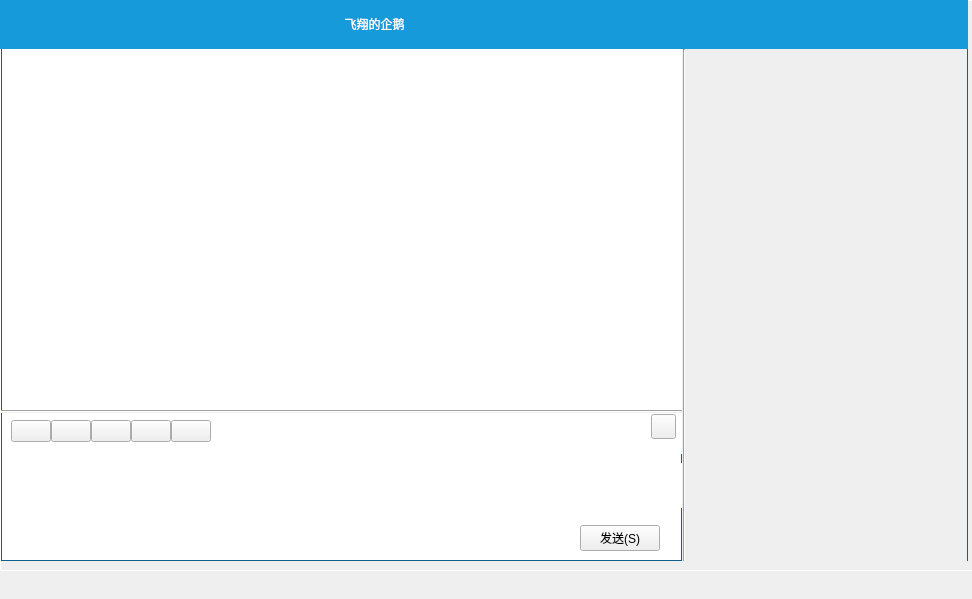
<?xml version="1.0" encoding="UTF-8"?>
<ui version="4.0">
 <class>ChatForm</class>
 <widget class="QWidget" name="ChatForm">
  <property name="geometry">
   <rect>
    <x>0</x>
    <y>0</y>
    <width>972</width>
    <height>599</height>
   </rect>
  </property>
  <property name="windowTitle">
   <string>Form</string>
  </property>
  <property name="styleSheet">
   <string notr="true">*{
	font: 9pt &quot;微软雅黑&quot;;
}

#w_Main{
	border:1px solid rgb(13,97,137);
	border-radius:2px;
	border-image: url(:/sys/back.png) 5;
	border-color: rgb(255, 255, 255);
}

#w_function{
	background-color: rgb(255, 255, 255);
	border-left:1px solid rgb(13,97,137);
}

#w_text{
	background-color: rgb(255, 255, 255);
	border:1px solid rgb(13,97,137);
}

#w_show{
	border-right:1px solid rgb(13,97,137);
}

#textEdit_show{
	border-left:1px solid rgb(13,97,137);
}

#w_top{
	background-color: rgb(22, 154, 218);
}


#w_top QPushButton{
	border:none;
	border-radius:2px;
}

#w_top QPushButton:hover{
	border:1px solid rgb(13,97,137);
}

#w_top QPushButton#pb_minimize{
	background-image: url(:/sys/mainform_minimize.png);
}

#w_top QPushButton#pb_shutdown{
	background-image: url(:/sys/mainform_shutdown.png);
}

#w_top QPushButton#pb_nickName{
	color:#fff;
	font: 11pt &quot;微软雅黑&quot;;
}

#w_qqshow{
	border-image: url(:/sys/Chat/chat_show.jpg);
	border-right:1px solid rgb(13,97,137);
}

#w_text QPushButton:hover{
	border:1px solid rgb(13,97,137);
}

QTextEdit{
	border:0px;
}




</string>
  </property>
  <widget class="QWidget" name="w_Main" native="true">
   <property name="geometry">
    <rect>
     <x>0</x>
     <y>0</y>
     <width>981</width>
     <height>571</height>
    </rect>
   </property>
   <widget class="QWidget" name="layoutWidget">
    <property name="geometry">
     <rect>
      <x>-3</x>
      <y>0</y>
      <width>971</width>
      <height>581</height>
     </rect>
    </property>
    <layout class="QVBoxLayout" name="verticalLayout_2">
     <property name="spacing">
      <number>0</number>
     </property>
     <property name="leftMargin">
      <number>2</number>
     </property>
     <property name="bottomMargin">
      <number>20</number>
     </property>
     <item>
      <widget class="QWidget" name="w_top" native="true">
       <property name="minimumSize">
        <size>
         <width>0</width>
         <height>41</height>
        </size>
       </property>
       <widget class="QPushButton" name="pb_minimize">
        <property name="geometry">
         <rect>
          <x>910</x>
          <y>10</y>
          <width>20</width>
          <height>20</height>
         </rect>
        </property>
        <property name="sizePolicy">
         <sizepolicy hsizetype="Fixed" vsizetype="Fixed">
          <horstretch>0</horstretch>
          <verstretch>0</verstretch>
         </sizepolicy>
        </property>
        <property name="text">
         <string/>
        </property>
       </widget>
       <widget class="QPushButton" name="pb_shutdown">
        <property name="geometry">
         <rect>
          <x>940</x>
          <y>10</y>
          <width>20</width>
          <height>20</height>
         </rect>
        </property>
        <property name="sizePolicy">
         <sizepolicy hsizetype="Fixed" vsizetype="Fixed">
          <horstretch>0</horstretch>
          <verstretch>0</verstretch>
         </sizepolicy>
        </property>
        <property name="text">
         <string/>
        </property>
       </widget>
       <widget class="QPushButton" name="pb_nickName">
        <property name="geometry">
         <rect>
          <x>290</x>
          <y>10</y>
          <width>171</width>
          <height>28</height>
         </rect>
        </property>
        <property name="text">
         <string>飞翔的企鹅</string>
        </property>
       </widget>
      </widget>
     </item>
     <item>
      <layout class="QHBoxLayout" name="horizontalLayout">
       <property name="spacing">
        <number>0</number>
       </property>
       <item>
        <layout class="QVBoxLayout" name="verticalLayout">
         <property name="spacing">
          <number>0</number>
         </property>
         <property name="leftMargin">
          <number>2</number>
         </property>
         <property name="rightMargin">
          <number>1</number>
         </property>
         <property name="bottomMargin">
          <number>0</number>
         </property>
         <item>
          <widget class="QWidget" name="w_record" native="true">
           <property name="minimumSize">
            <size>
             <width>681</width>
             <height>361</height>
            </size>
           </property>
           <widget class="QTextEdit" name="textEdit_show">
            <property name="geometry">
             <rect>
              <x>0</x>
              <y>0</y>
              <width>681</width>
              <height>361</height>
             </rect>
            </property>
           </widget>
          </widget>
         </item>
         <item>
          <widget class="Line" name="line">
           <property name="orientation">
            <enum>Qt::Horizontal</enum>
           </property>
          </widget>
         </item>
         <item>
          <widget class="QWidget" name="w_text" native="true">
           <property name="minimumSize">
            <size>
             <width>681</width>
             <height>148</height>
            </size>
           </property>
           <widget class="QWidget" name="w_function" native="true">
            <property name="geometry">
             <rect>
              <x>0</x>
              <y>0</y>
              <width>681</width>
              <height>41</height>
             </rect>
            </property>
            <property name="minimumSize">
             <size>
              <width>0</width>
              <height>31</height>
             </size>
            </property>
            <widget class="QPushButton" name="pb_history">
             <property name="geometry">
              <rect>
               <x>650</x>
               <y>1</y>
               <width>25</width>
               <height>25</height>
              </rect>
             </property>
             <property name="sizePolicy">
              <sizepolicy hsizetype="Fixed" vsizetype="Fixed">
               <horstretch>0</horstretch>
               <verstretch>0</verstretch>
              </sizepolicy>
             </property>
             <property name="text">
              <string/>
             </property>
             <property name="icon">
              <iconset resource="../../rs/rs.qrc">
               <normaloff>:/sys/Chat/chat_history.png</normaloff>:/sys/Chat/chat_history.png</iconset>
             </property>
            </widget>
            <widget class="QWidget" name="layoutWidget">
             <property name="geometry">
              <rect>
               <x>10</x>
               <y>0</y>
               <width>200</width>
               <height>36</height>
              </rect>
             </property>
             <layout class="QHBoxLayout" name="horizontalLayout_2">
              <property name="spacing">
               <number>0</number>
              </property>
              <item>
               <widget class="QPushButton" name="pb_expression">
                <property name="sizePolicy">
                 <sizepolicy hsizetype="Fixed" vsizetype="Fixed">
                  <horstretch>0</horstretch>
                  <verstretch>0</verstretch>
                 </sizepolicy>
                </property>
                <property name="autoFillBackground">
                 <bool>false</bool>
                </property>
                <property name="text">
                 <string/>
                </property>
                <property name="icon">
                 <iconset resource="../../rs/rs.qrc">
                  <normaloff>:/sys/Chat/chat_expression.png</normaloff>:/sys/Chat/chat_expression.png</iconset>
                </property>
                <property name="iconSize">
                 <size>
                  <width>20</width>
                  <height>20</height>
                 </size>
                </property>
               </widget>
              </item>
              <item>
               <widget class="QPushButton" name="pb_cut">
                <property name="sizePolicy">
                 <sizepolicy hsizetype="Fixed" vsizetype="Fixed">
                  <horstretch>0</horstretch>
                  <verstretch>0</verstretch>
                 </sizepolicy>
                </property>
                <property name="text">
                 <string/>
                </property>
                <property name="icon">
                 <iconset resource="../../rs/rs.qrc">
                  <normaloff>:/sys/Chat/chat_cut.png</normaloff>:/sys/Chat/chat_cut.png</iconset>
                </property>
               </widget>
              </item>
              <item>
               <widget class="QPushButton" name="pb_sendfile">
                <property name="sizePolicy">
                 <sizepolicy hsizetype="Fixed" vsizetype="Fixed">
                  <horstretch>0</horstretch>
                  <verstretch>0</verstretch>
                 </sizepolicy>
                </property>
                <property name="text">
                 <string/>
                </property>
                <property name="icon">
                 <iconset resource="../../rs/rs.qrc">
                  <normaloff>:/sys/Chat/chat_sendfile.png</normaloff>:/sys/Chat/chat_sendfile.png</iconset>
                </property>
               </widget>
              </item>
              <item>
               <widget class="QPushButton" name="pb_sendpic">
                <property name="sizePolicy">
                 <sizepolicy hsizetype="Fixed" vsizetype="Fixed">
                  <horstretch>0</horstretch>
                  <verstretch>0</verstretch>
                 </sizepolicy>
                </property>
                <property name="text">
                 <string/>
                </property>
                <property name="icon">
                 <iconset resource="../../rs/rs.qrc">
                  <normaloff>:/sys/Chat/chat_sendpic.png</normaloff>:/sys/Chat/chat_sendpic.png</iconset>
                </property>
               </widget>
              </item>
              <item>
               <widget class="QPushButton" name="pb_more">
                <property name="sizePolicy">
                 <sizepolicy hsizetype="Fixed" vsizetype="Fixed">
                  <horstretch>0</horstretch>
                  <verstretch>0</verstretch>
                 </sizepolicy>
                </property>
                <property name="text">
                 <string/>
                </property>
                <property name="icon">
                 <iconset resource="../../rs/rs.qrc">
                  <normaloff>:/sys/Chat/chat_more.png</normaloff>:/sys/Chat/chat_more.png</iconset>
                </property>
               </widget>
              </item>
             </layout>
            </widget>
           </widget>
           <widget class="QTextEdit" name="textEdit_input">
            <property name="geometry">
             <rect>
              <x>10</x>
              <y>50</y>
              <width>671</width>
              <height>45</height>
             </rect>
            </property>
            <property name="sizePolicy">
             <sizepolicy hsizetype="Minimum" vsizetype="Preferred">
              <horstretch>0</horstretch>
              <verstretch>0</verstretch>
             </sizepolicy>
            </property>
            <property name="minimumSize">
             <size>
              <width>671</width>
              <height>45</height>
             </size>
            </property>
           </widget>
           <widget class="QWidget" name="layoutWidget">
            <property name="geometry">
             <rect>
              <x>10</x>
              <y>110</y>
              <width>660</width>
              <height>31</height>
             </rect>
            </property>
            <layout class="QHBoxLayout" name="horizontalLayout_3">
             <property name="spacing">
              <number>0</number>
             </property>
             <item>
              <spacer name="horizontalSpacer">
               <property name="orientation">
                <enum>Qt::Horizontal</enum>
               </property>
               <property name="sizeType">
                <enum>QSizePolicy::Fixed</enum>
               </property>
               <property name="sizeHint" stdset="0">
                <size>
                 <width>558</width>
                 <height>15</height>
                </size>
               </property>
              </spacer>
             </item>
             <item>
              <widget class="QPushButton" name="pb_send">
               <property name="sizePolicy">
                <sizepolicy hsizetype="Fixed" vsizetype="Fixed">
                 <horstretch>0</horstretch>
                 <verstretch>0</verstretch>
                </sizepolicy>
               </property>
               <property name="text">
                <string>发送(S)</string>
               </property>
              </widget>
             </item>
            </layout>
           </widget>
          </widget>
         </item>
        </layout>
       </item>
       <item>
        <widget class="Line" name="line_2">
         <property name="orientation">
          <enum>Qt::Vertical</enum>
         </property>
        </widget>
       </item>
       <item>
        <widget class="QWidget" name="w_show" native="true">
         <property name="autoFillBackground">
          <bool>false</bool>
         </property>
         <widget class="QWidget" name="w_qqshow" native="true">
          <property name="geometry">
           <rect>
            <x>0</x>
            <y>0</y>
            <width>291</width>
            <height>511</height>
           </rect>
          </property>
          <property name="autoFillBackground">
           <bool>false</bool>
          </property>
         </widget>
        </widget>
       </item>
      </layout>
     </item>
    </layout>
   </widget>
  </widget>
 </widget>
 <resources>
  <include location="../../rs/rs.qrc"/>
 </resources>
 <connections/>
</ui>
